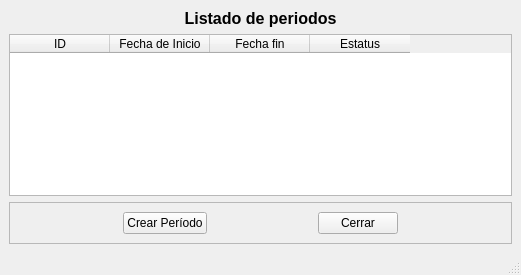
<?xml version="1.0" encoding="UTF-8"?>
<ui version="4.0">
 <class>Periodos</class>
 <widget class="QMainWindow" name="Periodos">
  <property name="windowModality">
   <enum>Qt::ApplicationModal</enum>
  </property>
  <property name="geometry">
   <rect>
    <x>0</x>
    <y>0</y>
    <width>521</width>
    <height>275</height>
   </rect>
  </property>
  <property name="minimumSize">
   <size>
    <width>0</width>
    <height>0</height>
   </size>
  </property>
  <property name="maximumSize">
   <size>
    <width>16000000</width>
    <height>16000000</height>
   </size>
  </property>
  <property name="windowTitle">
   <string>Periodos</string>
  </property>
  <widget class="QWidget" name="centralwidget">
   <layout class="QVBoxLayout" name="verticalLayout">
    <item>
     <widget class="QLabel" name="label">
      <property name="text">
       <string>&lt;html&gt;&lt;head/&gt;&lt;body&gt;&lt;p align=&quot;center&quot;&gt;&lt;span style=&quot; font-size:12pt; font-weight:600;&quot;&gt;Listado de periodos&lt;/span&gt;&lt;/p&gt;&lt;/body&gt;&lt;/html&gt;</string>
      </property>
     </widget>
    </item>
    <item>
     <widget class="QTableWidget" name="tableWidget">
      <property name="sizePolicy">
       <sizepolicy hsizetype="Expanding" vsizetype="Expanding">
        <horstretch>0</horstretch>
        <verstretch>0</verstretch>
       </sizepolicy>
      </property>
      <property name="minimumSize">
       <size>
        <width>0</width>
        <height>0</height>
       </size>
      </property>
      <property name="maximumSize">
       <size>
        <width>16000000</width>
        <height>16000000</height>
       </size>
      </property>
      <property name="focusPolicy">
       <enum>Qt::StrongFocus</enum>
      </property>
      <property name="whatsThis">
       <string extracomment="comentario">tabla</string>
      </property>
      <property name="sizeAdjustPolicy">
       <enum>QAbstractScrollArea::AdjustToContentsOnFirstShow</enum>
      </property>
      <column>
       <property name="text">
        <string>ID</string>
       </property>
      </column>
      <column>
       <property name="text">
        <string>Fecha de Inicio</string>
       </property>
      </column>
      <column>
       <property name="text">
        <string>Fecha fin</string>
       </property>
      </column>
      <column>
       <property name="text">
        <string>Estatus</string>
       </property>
      </column>
     </widget>
    </item>
    <item>
     <widget class="QFrame" name="frame">
      <property name="frameShape">
       <enum>QFrame::StyledPanel</enum>
      </property>
      <property name="frameShadow">
       <enum>QFrame::Raised</enum>
      </property>
      <layout class="QHBoxLayout" name="horizontalLayout">
       <item>
        <spacer name="horizontalSpacer">
         <property name="orientation">
          <enum>Qt::Horizontal</enum>
         </property>
         <property name="sizeHint" stdset="0">
          <size>
           <width>40</width>
           <height>20</height>
          </size>
         </property>
        </spacer>
       </item>
       <item>
        <widget class="QPushButton" name="Crear_periodo">
         <property name="acceptDrops">
          <bool>false</bool>
         </property>
         <property name="toolTip">
          <string>&lt;html&gt;&lt;head/&gt;&lt;body&gt;&lt;p&gt;Presione este botón para crear un nuevo período.&lt;/p&gt;&lt;/body&gt;&lt;/html&gt;</string>
         </property>
         <property name="text">
          <string>Crear Período</string>
         </property>
        </widget>
       </item>
       <item>
        <spacer name="horizontalSpacer_3">
         <property name="orientation">
          <enum>Qt::Horizontal</enum>
         </property>
         <property name="sizeHint" stdset="0">
          <size>
           <width>40</width>
           <height>20</height>
          </size>
         </property>
        </spacer>
       </item>
       <item>
        <widget class="QPushButton" name="cerrar">
         <property name="text">
          <string>Cerrar</string>
         </property>
        </widget>
       </item>
       <item>
        <spacer name="horizontalSpacer_2">
         <property name="orientation">
          <enum>Qt::Horizontal</enum>
         </property>
         <property name="sizeHint" stdset="0">
          <size>
           <width>40</width>
           <height>20</height>
          </size>
         </property>
        </spacer>
       </item>
      </layout>
     </widget>
    </item>
   </layout>
  </widget>
  <widget class="QMenuBar" name="menubar">
   <property name="geometry">
    <rect>
     <x>0</x>
     <y>0</y>
     <width>521</width>
     <height>22</height>
    </rect>
   </property>
  </widget>
  <widget class="QStatusBar" name="statusbar"/>
 </widget>
 <tabstops>
  <tabstop>Crear_periodo</tabstop>
  <tabstop>tableWidget</tabstop>
 </tabstops>
 <resources/>
 <connections/>
</ui>
